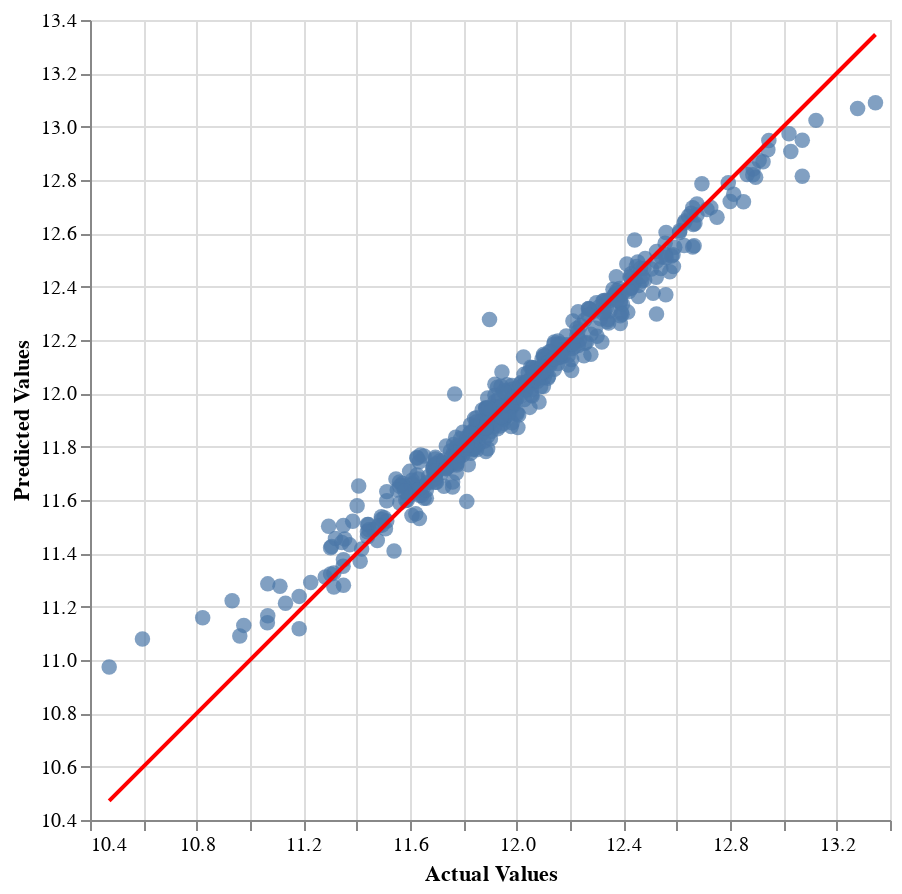

Here is the notebook cell this chart was saved with:
### Markdown cell above
The two cell below are extra (no exercise).

### Code cell
up.f_evaluate_results(
    ps_y_true = ps_y_fraction,
    ps_y_pred = gridsearch.predict(df_X_fraction)
)

### Figure 1 — Vega-Lite specification as saved in the notebook (floating-point values rounded to 4 significant figures; data arrays with more than 128 entries replaced by an {"elided": "..."} marker saying what was removed)
{"config": {"view": {"continuousWidth": 300, "continuousHeight": 300}}, "layer": [{"data": {"name": "data-e58bcaa86697fe0e6032ab3a3e0a2aa5"}, "mark": {"type": "circle", "size": 60}, "encoding": {"tooltip": [{"field": "Actual", "format": ".2f", "type": "quantitative"}, {"field": "Predicted", "format": ".2f", "type": "quantitative"}, {"field": "Row index", "type": "quantitative"}], "x": {"field": "Actual", "scale": {"domain": [10.47, 13.35]}, "title": "Actual Values", "type": "quantitative"}, "y": {"field": "Predicted", "scale": {"domain": [10.47, 13.35]}, "title": "Predicted Values", "type": "quantitative"}}}, {"data": {"name": "data-0baf094effaba00a9f86f1484cc7f5c9"}, "mark": {"type": "line", "color": "red"}, "encoding": {"x": {"field": "x", "type": "quantitative"}, "y": {"field": "y", "type": "quantitative"}}}], "height": 400, "resolve": {"scale": {"x": "shared", "y": "shared"}}, "width": 400, "$schema": "https://vega.github.io/schema/vega-lite/v5.14.1.json", "datasets": {"data-e58bcaa86697fe0e6032ab3a3e0a2aa5": {"elided": "500 records"}, "data-0baf094effaba00a9f86f1484cc7f5c9": [{"x": 10.47, "y": 10.47}, {"x": 13.35, "y": 13.35}]}}
